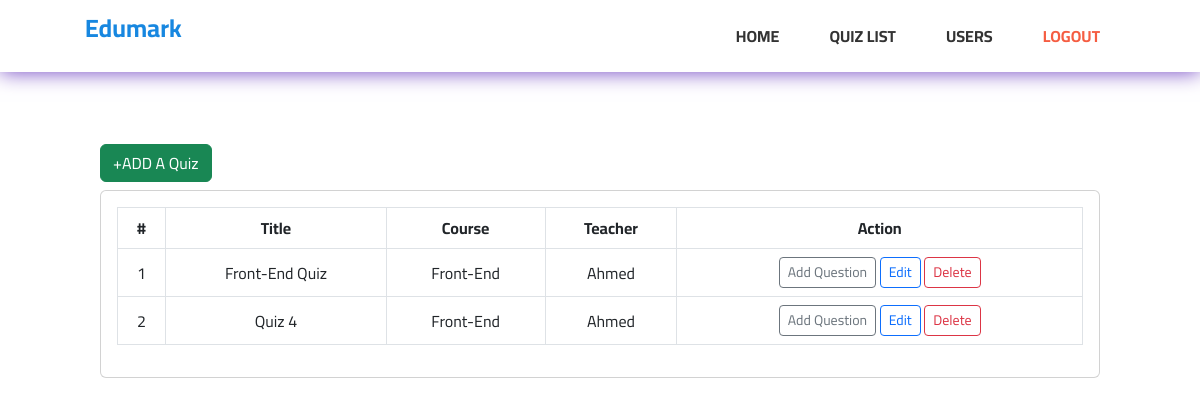
The app's page /php-quiz-project/quizzes/quizzes.php (signed in) with its own data.
### tables this page shows
CREATE TABLE `quizzes` (
  `id` int(30) NOT NULL,
  `title` varchar(200) NOT NULL,
  `teacher_id` int(11) NOT NULL
);

CREATE TABLE `course` (
  `course_id` int(11) NOT NULL,
  `name` varchar(55) NOT NULL
);

### php-quiz-project/quizzes/quizzes.php (the view, shortened to what this page needs)
<?php
require_once "../private/head.php";
require_once "../private/db.php";
?>
<!doctype html>
<html lang="en">
<head>
    <link href="https://cdn.jsdelivr.net/npm/bootstrap@5.2.0-beta1/dist/css/bootstrap.min.css" rel="stylesheet">
    <link rel="stylesheet" type="text/css" href="../css/style.css">
</head>
<body>
<header>
    <div class="container">
        <nav>
            <p>
                <a class="logo" href="../index.php">Edumark</a>
            </p>
            <ul>
                <li><a href="../index.php">HOME</a></li>
                <li><a href="quizzes.php">QUIZ LIST</a></li>
                <li><a href="../public/users.php">USERS</a></li>
                <li><a style="color: #f55d42" href="../public/login/logout.php">LOGOUT</a></li>
            </ul>
        </nav>
    </div>
</header>
<div class="container-fluid">
    <div class="col-lg-12">
        <div class="row">
            <div class="col-md-12" style="padding:20px 100px;">
                <h2><a class="btn btn-success" href="add-quiz.php">+ADD A Quiz</a></h2>
                <div class="card" style="text-align: center">
                    <div class="card-body">
                        <table class="table table-bordered table-hover">
                            <thead>
                            <tr>
                                <th>#</th>
                                <th>Title</th>
                                <th>Course</th>
                                <th>Teacher</th>
                                <th>Action</th>
                            </tr>
                            </thead>
                            <tbody>
                            <?php
                            $sql = $conne->query("SELECT * from quizzes q where q.teacher_id = " . $_SESSION['id'] . " ");
                            $i = 1;
                            if ($sql->num_rows > 0):
                                $qry = "SELECT * from instructors where teacher_id = " . $_SESSION['id'] . " ";
                                $result = $conne->query($qry);
                                $row1 = $result->fetch_assoc();
                                $co_no = $row1['course_id'];
                                while ($row = $sql->fetch_assoc()):
                                    $qry2 = "SELECT * from course where course_id = " . $co_no . " ";
                                    $result2 = $conne->query($qry2);
                                    $course = $result2->fetch_assoc();
                                    ?>
                                    <tr>
                                        <td><?php echo $i++ ?></td>
                                        <td><?php echo $row['title'] ?></td>
                                        <td><?php echo $course['name'] ?></td>
                                        <td><?php echo $_SESSION['name'] ?></td>
                                        <td class="table-center">
                                            <a href="add-question.php?qno=<?php echo $row['id'] ?>" class="btn btn-sm btn-outline-secondary " type="button">Add Question
                                            </a>
                                            <form style="display: inline-block" method="post" action="update-quiz.php">
                                                <button type="submit" class="btn btn-sm btn-outline-primary">Edit</button>
                                            </form>
                                            <form style="display: inline-block" method="post" action="../private/delete-quiz.php">
                                                <button type="submit" class="btn btn-sm btn-outline-danger">Delete</button>
                                            </form>
                                        </td>
                                    </tr>
                                <?php endwhile; ?>
                            <?php endif; ?>
                            </tbody>
                        </table>
                    </div>
                </div>
            </div>
        </div>
    </div>
</div>
</body>
</html>

### php-quiz-project/css/style.css (style rules this page uses)
* { -webkit-box-sizing: border-box; -moz-box-sizing: border-box; box-sizing: border-box; margin: 0; padding: 0; }
:root { --main-color: #2196f3; --main-color-alt: #1787e0; --main-transition: 0.3s; --main-padding: 70px; --section-background: #ececec; }
html { scroll-behavior: smooth; }
body { background-color: white; font-size: 16px; font-family: "Cairo", sans-serif; }
.container { padding-left: 15px; padding-right: 15px; margin-left: auto; margin-right: auto; }
a { text-decoration: none; }
ul { list-style: none; margin: 0; padding: 0; }
header { width: 100%; position: relative; -webkit-box-shadow: 0 0 20px #6f42c1; -moz-box-shadow: 0 0 20px #6f42c1; box-shadow: 0 0 20px #6f42c1; padding: 0 70px; background-color: white; }
header nav { display: flex; align-items: center; justify-content: space-between; height: 72px; }
header .logo { height: 72px; color: #1787e0; }
header nav ul li > a { font-weight: bold; position: relative; display: flex; justify-content: center; align-items: center; height: 55px; padding: 0 15px; overflow: hidden; transition: var(--main-transition); }
header nav li > a::before { content: ""; position: absolute; width: 100%; height: 4px; background-color: #1787e0; bottom: 0; left: -100%; transition: var(--main-transition); }
header nav p > a { color: #222; font-size: 25px; font-weight: bold; }
header nav ul { display: flex; align-items: center; justify-content: center; gap: 20px; }
header nav ul li > a { color: #333; }

### php-quiz-project/quizzes/quizzes.php (style rules this page uses)
td { vertical-align: middle !important; }

### records on screen
quizzes: title "Front-End Quiz", course.name "Front-End"
quizzes: title "Quiz 4", course.name "Front-End"
